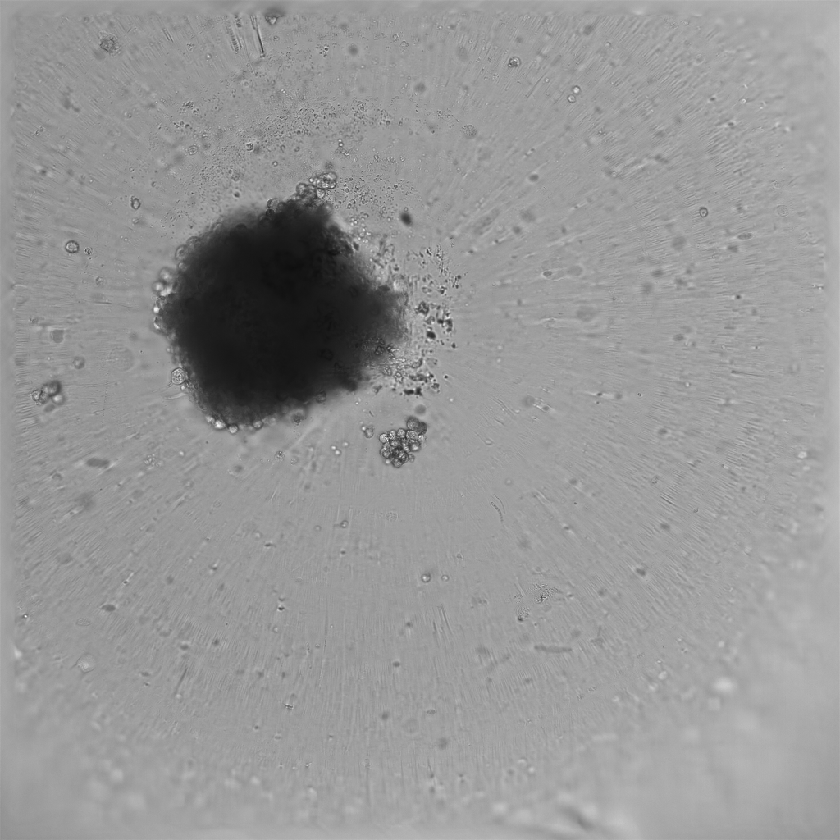
#> input picture data/Spheroids/Patient_1/train/MLS11 spheroids_B07679E599D-1360-4FE9-95C6-18657891C600.tif, 840 x 840 px; the run also reads 1 picture not shown here
$ jupyter execute --allow-errors 1_Image_annotation.ipynb   (shell and % lines are left out)
#> lines starting #> are read from the running program, lines starting #| are printed output that depends on the picture
# Data Splitting and Image Annotation for Training a Pixel Classifier

This notebook provides a comprehensive guide to split images from different folders into training and validation sets, and to annotate these images for training a pixel classifier. The process involves randomingly copying the original images to new `train` and `validation` folders. Then, it loads the images from the `train` folder into a napari viewer for annotation (the images in `train` folder will be used by the next notebook).

The annotated images are then saved in a folder named `train_annotations`. Finally, each pair of original and annotated images in the `train` and `train_annotations` folders is used to train a temporary pixel classifier and the predictions with post-processing are displayed in the napari viewer for evaluation. If predictions are not satisfactory, the process can be repeated with additional annotations.

The conda environment used for this notebook can be created following the instructions in the [README.md](README.md) file.

## Expected folder structure

To run this notebook, you need to place the folders with raw `.tif` images inside a folder named `Spheroids` under a `data` folder in the root of this repository (or adjust the path accordingly). We show an example of the expected folder structure below:

```
Brightfield-3D-models-image-analysis
|
├─ code
|   |
|   ⁞
|
├─ data
|   |
⁞   ├─ Spheroids
    |    |
    ⁞    ├─ Patient_1
         |    |
         |    ├─ Day_1
         |    |    |
         |    |    ├─ media1.tif
         |    |    ├─ media2.tif
         |    |    ⁞
         |    └─ Day_2
         |         |
         |         ├─ media1.tif
         |         ├─ media2.tif
         |         ⁞
         ├─ Patient_2
         |    |
         |    ├─ Day_1
         |    |    |
         |    |    ├─ media1.tif
         |    |    ├─ media2.tif
         |    |    ⁞
         |    └─ Day_2
         |         |
         |         ├─ media1.tif
         |         ├─ media2.tif
         |         ⁞
         ⁞
```

## Import libraries

[cell 1]
import napari
import shutil
import apoc
import random
import json
import numpy as np
import matplotlib.pyplot as plt
from napari.utils import nbscreenshot
from pathlib import Path
from skimage.io import imread, imsave
from natsort import natsorted

from utilities import get_layer_position, refine_labels

import warnings
warnings.filterwarnings("ignore", category=UserWarning, module='skimage') # Ignore low resolution image warnings


# Fixed seed for now for reproducibility reasons
seed = 42
random.seed(seed)

## 1. Inputs

- Path to folder with sub-folders containing all images to be analyzed
- Percentage of images to be used for training (default: 60%)
- Percentage of images to be used for validation (default: 20%)
- Minimum area of spheroids to be kept (default: 1000 pixels)

[cell 2]
data_path =  Path("../../data/Spheroids/Patient_1")
training_percentage = 0.6
validation_percentage = 0.2
min_area = 1000

## 2. Create `train` and `validation` folders and copy images

Run the cell below once to create two folders: `train` and `validation`.
Running it a second time raises an error. This is intentional to avoid overwritting the newly created folders.
If you really want to create these folders again, please delete them manually and re-run the cell below.

[cell 3]
path_list = [path for path in data_path.rglob("*") if (
    (path.is_file())
    and (path.suffix == '.tif')
    and ('train' not in path.parts)
    and ('validation' not in path.parts)
    and ('Outputs' not in path.parts)
    and ('train_annotations' not in path.parts)
    and ('control' not in path.parts))]

# Calculate number of images for training and validation sets
n_images = len(path_list)

n_train = int(n_images * training_percentage)
n_validation = int(n_images * validation_percentage)

# Get random paths for training without replacement
train_paths = random.sample(path_list, k=n_train)
# Create a train folder (raises error if folder already exist to avoid overwriting files)
training_set_folder_path = data_path / 'train'
try:
    training_set_folder_path.mkdir(exist_ok = False)
except FileExistsError:
    print('Warning! Folder ', training_set_folder_path, ' already exists. To create a new training set, manually delete the folder and run this cell again.')
    raise
# Copy files to train folder
_ = [shutil.copy(path, training_set_folder_path / (path.stem + '.tif')) for path in train_paths]

# Update path list with just remaining paths
path_list = [path for path in path_list if path not in train_paths]

# Get paths for validation
validation_paths = random.sample(path_list, k=n_validation)
# Create a validation folder (raises error if folder already exist to avoid overwriting files)
validation_set_folder_path = data_path / 'validation'
try:
    validation_set_folder_path.mkdir(exist_ok = False)
except FileExistsError:
    print('Warning! Folder ', validation_set_folder_path, ' already exists. To create a new validation set, manually delete the folder and run this cell again.')
    raise
# Copy files to validation folder
_ = [shutil.copy(path, validation_set_folder_path / (path.stem + '.tif')) for path in validation_paths]

## 3. Open images for training in napari and annotate them

Load train images paths and, if existing, annotation images as napari layers. Manual annotations will only be loaded if the `train_annotations` folder is populated with the same number of images as the `train` folder with the same file names. Otherwise, empty annotation layers will be created.

[cell 4]
training_set_folder_path = data_path / 'train'
training_annotations_folder_path = data_path / 'train_annotations'
# Create training annotations folder if it does not exist yet
if training_annotations_folder_path.exists() ==  False:
    training_annotations_folder_path.mkdir(exist_ok = True)

train_images_paths = [path for path in training_set_folder_path.iterdir()]
annotation_images_paths = [path for path in training_annotations_folder_path.iterdir()]

viewer = napari.Viewer()

# If folder has previous annotations, open them
if len(annotation_images_paths) > 0 and (len(annotation_images_paths) == len(train_images_paths)):
    for train_path, annotation_path in zip(train_images_paths, annotation_images_paths):
        image = imread(train_path)
#> image is the input picture: shape (840, 840) uint16; min 3570, max 65535, mean 38734.6
        annotation = imread(annotation_path)
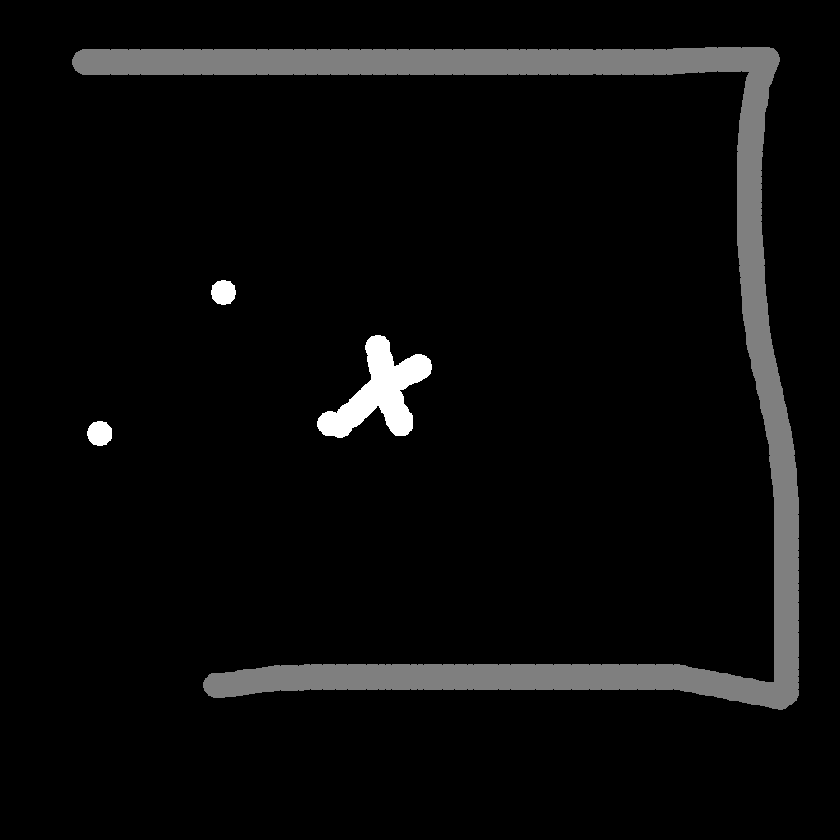
#> annotation: shape (840, 840) uint16; min 0, max 2, mean 0.0864; drawn with min black and max white
        viewer.add_image(image, name = train_path.stem)
        viewer.add_labels(annotation, name = annotation_path.stem)

# otherwise create empty labels layers for annotations
else:
    for train_path in train_images_paths:
        image = imread(train_path)
        viewer.add_image(image, name = train_path.stem)
        viewer.add_labels(np.zeros_like(image), name = 'Annotation of ' + train_path.stem)

## 4. Save annotated images to disk

Running the cell below will overwrite previous annotations by the currently displayed annotations in napari.

[cell 5]
for layer in viewer.layers:
    if layer.name.startswith('Annotation'):
        if not layer.data.any():
            print('Warning! Layer ', layer.name, ' has no annotations!')
        file_name = layer.name + '.tif'
        imsave(training_annotations_folder_path / file_name, layer.data)
annotation_images_paths = [path for path in training_annotations_folder_path.iterdir() if path.stem.startswith('Annotation')]
